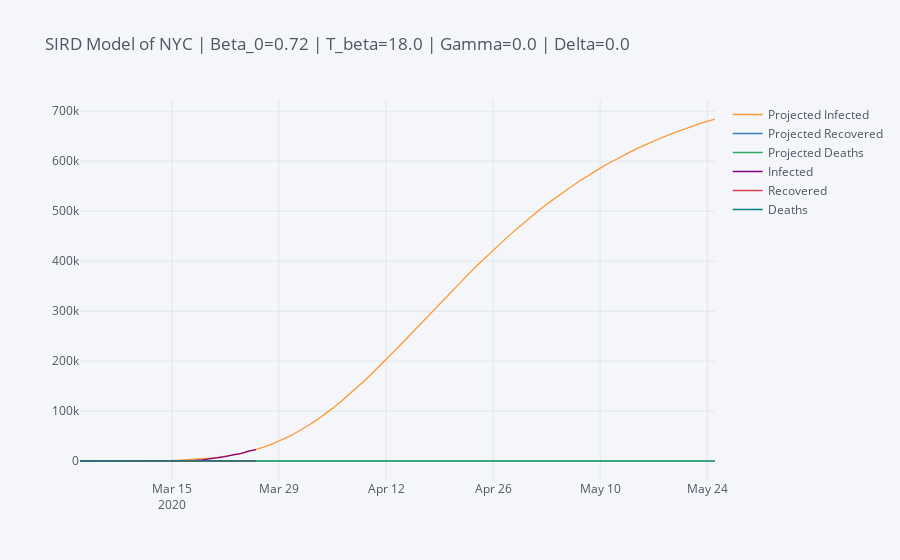
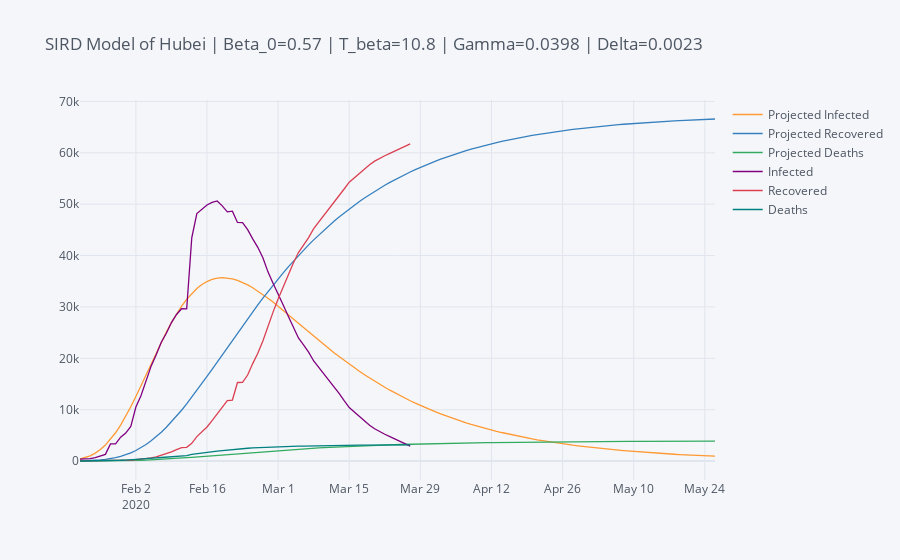
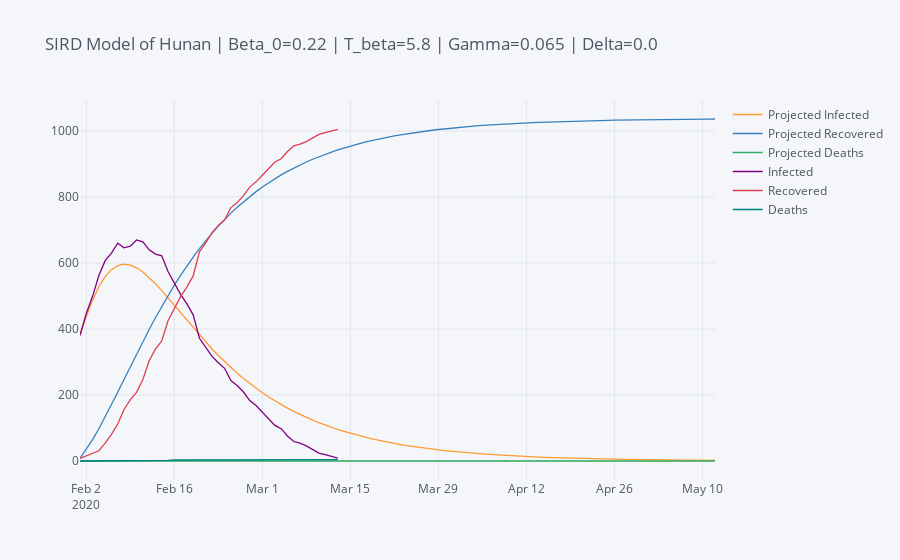
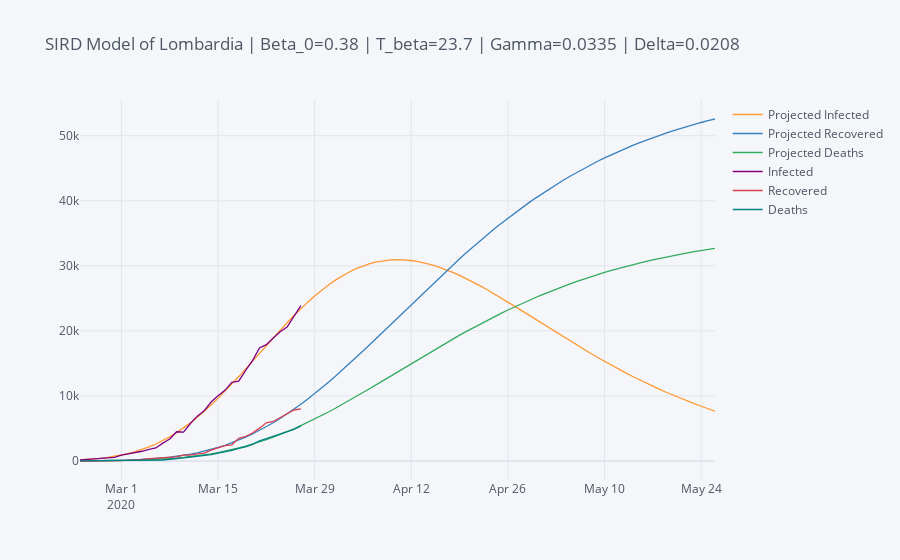

Write notebook code for charts like these, in order.
### Markdown cell above
## Ready to Start With SIRD Modeling!

With your clean data in hand you can start using the sird_reg() function as a jumping-off point for your SIRD parameter fitting and modeling!

### Code cell
def sird_reg(locale_data, locale_pop: int, locale_name: str, t_beta_override = None, forecast_days: int = 5, show_ci: bool = True):
    locale_sird = locale_data.copy()
    #Start by converting total confirmed cases to SIRD variables
    locale_sird["Susceptible"] = locale_pop - locale_sird["Confirmed"]
    locale_sird["Infected"] = locale_sird["Confirmed"] - locale_sird["Recovered"] - locale_sird["Deaths"] #- locale_sird["Recovered"]
    locale_sird.drop("Confirmed", axis=1, inplace=True)
    locale_sird = locale_sird[["Susceptible", "Infected", "Recovered", "Deaths"]]
    #Fill NaNs with 0
    locale_sird.fillna(0, inplace=True)
    #Remove rows from prior to first recorded infection
    date_list = locale_sird.index[locale_sird["Infected"] > 1] #for plotting later
    locale_sird = locale_sird[locale_sird["Infected"] > 1]
    #Reset index to days since first recorded infection
    locale_sird.reset_index(drop=True, inplace=True)

    def sird_fn(timepoints, beta_0, t_beta, gamma, delta):
        """
        Define function which will be used for non-linear least-sq fitting 
        Attributes:
            timepoints = timepoints at which to calculate integral of ODE
            beta_0 = initial infxn coeff | t_beta=infxn coeff decay period 
            gamma = recovery coeff | delta = death coeff | x = timepoint
        Returns:
            Flattened integral of [S, I, R, D] at timepoints using initial values from locale_sird
            Must be reshaped below before plotting
        """
        def sird_ode(y_t, t):
            """
            Define system of ODEs to be integrated for SIRD model
            Attributes:
                y_t = y(t) = [S, I, R, D] 
                t = timepoint
            Returns:
                Derivative of y(t) at timepoint t = [dS(t)/dt, dI(t)/dt, dR(t)/dt, dD(t)/dt] 
            """
            
            #beta attenuates over the course of the outbreak
            beta = beta_0 * math.exp(-t / (t_beta if t_beta_override == None else t_beta_override)) 
            ds_dt = -beta * y_t[0] * y_t[1] / locale_pop #Susceptible
            dd_dt = delta * y_t[1] #Deaths
            dr_dt = gamma * y_t[1] #Recovered
            di_dt = -ds_dt - dd_dt - dr_dt #Infected
            return [ds_dt, di_dt, dr_dt, dd_dt]
        #Calculate the integral of the above ODE over the range of timepoints using first data point as initial value
        sird_int = odeint(sird_ode, locale_sird.values[0], timepoints)
        return sird_int.ravel()
    #Use non-linear least-squares optimization to fit parameters to known data
    param_est, param_cov = curve_fit(sird_fn, locale_sird.index.values, locale_sird.values.ravel(),
                                     method="trf", bounds=([0, 0, 0, 0], [1, 60, 1, 0.25]))
    #compute 1x StDev errors for params using diagonal of covariance matrix
    param_stdev = np.sqrt(np.diag(param_cov))
    #Predict SIRD using model, shape will be 1 x (4*# predicted)
    predicted_data = sird_fn(range(len(locale_sird.index) + forecast_days), *param_est)
    #Reshape into (# predicted, 4)
    predicted_data = predicted_data.reshape(len(locale_sird.index) + forecast_days, 4)
    #Rename columns properly
    predicted_data = pd.DataFrame(predicted_data, columns=["Susceptible", "Infected", "Recovered", "Deaths"])
    #Construct plot dataframe
    plot_data = predicted_data[["Infected", "Recovered", "Deaths"]]
    plot_data.columns = ["Projected Infected", "Projected Recovered", "Projected Deaths"]
    plot_data = plot_data.join(locale_sird[["Infected", "Recovered", "Deaths"]])
    #Convert index back from days since outbreak to dates
    plot_data.index = pd.date_range(date_list[0], pd.to_datetime(date_list[-1]) + timedelta(days=forecast_days)).to_pydatetime()
    #Change t_beta param_est/stdev if using override
    param_est[1] = param_est[1] if t_beta_override == None else t_beta_override
    param_stdev[1] = param_stdev[1] if t_beta_override == None else 0
    #Plot
    plot_data.iplot(title="SIRD Model of %s | Beta_0=%s | T_beta=%s | Gamma=%s | Delta=%s" % (locale_name, param_est[0].round(2), param_est[1].round(1), param_est[2].round(4), param_est[3].round(4)))
    return (param_est, param_stdev, plot_data)
#Collect output from each locales SIRD regression
sird_param_est = []
sird_param_stdev = []
sird_rmse = []
#Define the manual t_beta overrides. If None, will optimize this parameter instead.
#Override useful for early data when quarantine measures not yet or still in process.
t_beta_dict = {"Hubei": None, "Hunan": None, "NYC": 18, "Lombardia": None, "Emilia Romagna": None}
#Iterate over dictionary of locales and their clean dataframes (created above)
for (locale, locale_df) in locale_data.items(): 
    #Run regression and receive parameter estimates/stdevs
    res = sird_reg(locale_df, pop_counts[locale], locale, forecast_days=60, t_beta_override=t_beta_dict[locale])
    #Store parameter estimates and stdev for display later
    sird_param_est.append(res[0])
    sird_param_stdev.append(res[1])
    #Calculate root mean square error (RMSE) for each outcome variable prediction (SIRD)
    plot_data = res[2].dropna()
    infected_rmse = math.sqrt(np.sum((plot_data["Infected"]-plot_data["Projected Infected"]).pow(2))/len(plot_data.index))
    recovered_rmse = math.sqrt(np.sum((plot_data["Recovered"]-plot_data["Projected Recovered"]).pow(2))/len(plot_data.index))
    death_rmse = math.sqrt(np.sum((plot_data["Deaths"]-plot_data["Projected Deaths"]).pow(2))/len(plot_data.index))
    sird_rmse.append([infected_rmse, recovered_rmse, death_rmse])
print("SIRD Regression Parameter Estimates")
display(pd.DataFrame(sird_param_est, index=locale_data.keys(), columns=["Beta_0", "T_beta", "Gamma", "Delta"]))
sird_param_95ci = [zip(np.maximum([0, 0, 0, 0], x - 2*sird_param_stdev[i]).round(5), np.maximum([0, 0, 0, 0], x + 2*sird_param_stdev[i]).round(5)) for i,x in enumerate(sird_param_est)]
print("\n\nSIRD Regression Parameter 95% Confidence Intervals")
display(pd.DataFrame(sird_param_95ci, index=locale_data.keys(), columns=["Beta_0", "T_beta", "Gamma", "Delta"]))
print("\n\nSIRD Outcome RMSEs")
display(pd.DataFrame(sird_rmse, index=locale_data.keys(), columns=["Infected RMSE", "Recovered RMSE", "Deaths RMSE"]))
